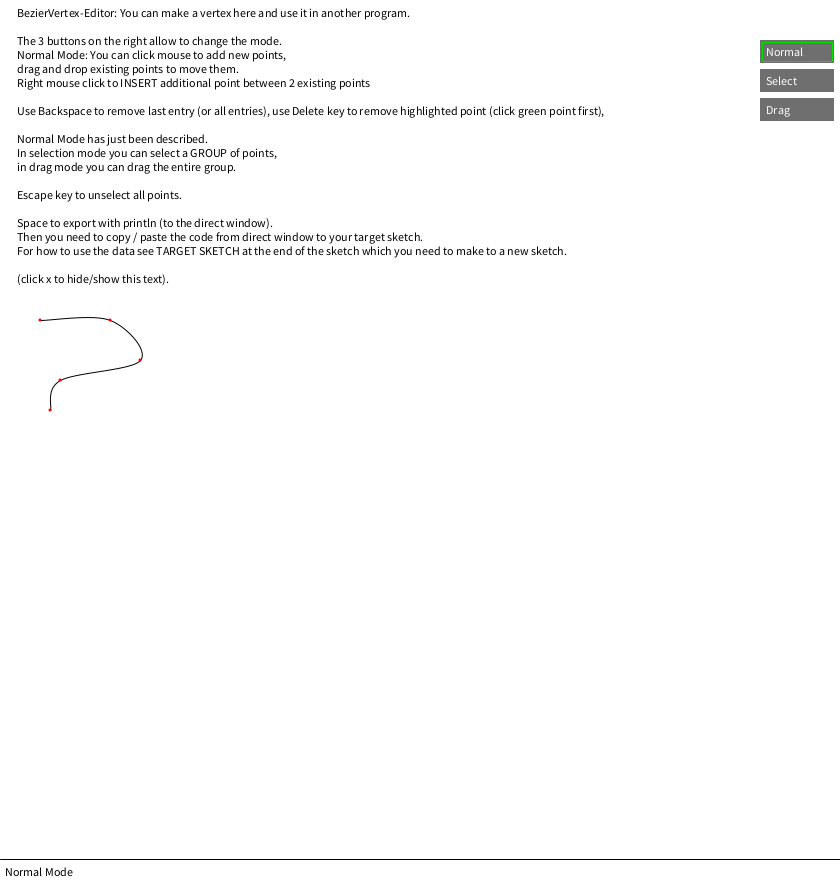
Frame 1 (no input)
Frame 60 (the mouse pressed at the canvas centre just before this capture): identical to frame 1, image omitted
Frame 120 (the mouse held since frame 60 and released just before this capture): identical to frame 1, image omitted

The Processing sketch that drew this single still picture (run headless with seeded random() and noise(); from frame 60 on, the mouse is pressed at the canvas centre):

// Processing sketch: bezier_editor
// ── bezier_editor.pde
// see https : // www.processing.org/tutorials/curves/
// see https : // forum.processing.org/two/discussion/26216/can-someone-help-me-to-draw-this#latest
// see https : // forum.processing.org/two/discussion/comment/123853/#Comment_123853
 
final String helpText = 
  "BezierVertex-Editor: You can make a vertex here and use it in another program.\n\nThe 3 buttons on the right allow to change the mode.\nNormal Mode: You can click mouse to add new points,\n"
  +"drag and drop existing points to move them.\nRight mouse click to INSERT additional point between 2 existing points\n\n"
  +"Use Backspace to remove last entry (or all entries), use Delete key to remove highlighted point (click green point first),\n"
  +"\nNormal Mode has just been described. \nIn selection mode you can select a GROUP of points, \nin drag mode you can drag the entire group.\n\nEscape key to unselect all points. "
  +"\n\nSpace to export with println (to the direct window). \nThen you need to copy / paste the code from direct window to your target sketch.\n"
  +"For how to use the data see TARGET SKETCH at the end of the sketch which you need to make to a new sketch.\n\n(click x to hide/show this text)."; 
 
ArrayList<PointMy> listPV = new ArrayList();
 
// drag and drop 
boolean hold=false; 
int holding_i=-1;
 
// help text on off 
boolean textHelpIsOn = true; 
 
// buttons
Button[] buttons;
 
String status="Normal Mode"; 
int mode=0;
 
PVector startPV=new PVector(0, 0); 
 
// -----------------------------------------------------
 
void setup() {
  size(840, 880);
  background(255);
 
  makeArrayList();   // just a test list, you can leave listPV as well empty
 
  makeButtons(); // buttons
}// func 
 
void draw() {
  background(255);
 
  switch(mode) {
  case 0:
    // standard mode 
    // drag and drop management 
    if (hold) {
      PointMy pm = listPV.get(holding_i);
      pm.p.x=mouseX;
      pm.p.y=mouseY;
    }
    break;
 
  case 1:
    // select mode
    if (hold) {
      // rect for show the rect 
      noFill();
      stroke(0); 
      rect(startPV.x, startPV.y, 
        mouseX-startPV.x, mouseY-startPV.y);
 
      // select points 
      for (int i = 0; i < listPV.size(); i++) {
        PointMy pm=listPV.get(i);
        if (pm.p.x>startPV.x&&
          pm.p.y>startPV.y&&
          pm.p.x<mouseX&&
          pm.p.y<mouseY) {
          pm.selected=true;
        }//if
        else {
          pm.selected=false;
        }//else
      }//for
    }//if
    break; 
 
  case 2: 
    // drag mode (for selection) 
    if (hold) {
      for (int i = 0; i < listPV.size(); i++) {
        PointMy pm=listPV.get(i);
        if (pm.selected) {
          pm.p.x+=mouseX-pmouseX;
          pm.p.y+=mouseY-pmouseY;
        }//if
      }//for
    }//if
    break;
 
  default:
    println("unknown mode in draw(): "+mode);
    exit(); 
    return;
  } // switch 
 
  // in ALL modes: 
 
  // show status
  fill(0);
  text(status, 5, height-4);
  stroke(0);
  line(0, height-21, 
    width, height-21);
 
  // show ArrayList
  showArrayList(); 
 
  // text help 
  if (textHelpIsOn) {
    fill(0) ;
    text(helpText, 17, 17);
  }
 
  // show Menu
  for (Button but : buttons) {
    but.update();
    but.display();
  }//for
  //
}// func draw() 
 
// -----------------------------------------------------
 
void showArrayList() {
 
  // show the curve 
  noFill();
  stroke(0);
  beginShape();
  int i=0;
  if (listPV.size()>0) {
    curveVertexPVector(listPV.get(i).p);
    for ( i = 0; i < listPV.size(); i++) {
      curveVertexPVector(listPV.get(i).p);
    }
    i=listPV.size()-1;
    curveVertexPVector(listPV.get(i).p);
  }
  endShape();
 
  //show the points (additionally)
  noStroke();
  float rad=3;
  for ( i = 0; i < listPV.size(); i++) {
    PointMy pm = listPV.get(i);
    PVector pv=pm.p;
    // if we are close to the mouse, color green, else red
    if (dist(mouseX, mouseY, pv.x, pv.y)<11||pm.selected) {
      // near to mouse 
      fill( 0, 255, 0); // green
      rad=7;
    } else {
      // normal 
      fill(255, 0, 0);  // red
      rad=3;
    }
    ellipse(pv.x, pv.y, 
      rad, rad);
  }//for
}//func
 
// ----------------------------------------------------------
// Tools 
 
void makeArrayList() {
 
  // init
 
  int[] coords = {
    // alternating x and y value (which belong together: 0 and 1 is a pair, 2 and 3 is a pair....)
    40, 190, 
    110, 190, 
    140, 230, 
    60, 250, 
    50, 280
  };
 
  // read coords[]
  for (int i = 0; i < coords.length; i += 2) {
    listPV.add (  new PointMy ( new PVector(coords[i], coords[i + 1]+130), false ));
  }
}//func 
 
void curveVertexPVector(PVector pv) {
  // like curveVertex but gets a PVector as input  
  // (just an easy way to use vectors for curveVertex)
  curveVertex(pv.x, pv.y);
}
 
void makeButtons() {
  buttons = new Button[3];
  String[] buttonTexts={ "Normal", "Select", "Drag"   };
  if (buttons.length!=buttonTexts.length) {
    println("Arrays do not have the same length in setup()");
    exit();
    return;
  }
  int unit=29;
  for (int i = 0; i < buttons.length; i++) {
    Button newButton = new Button(
      buttonTexts[i], 
      width-80, i*unit+40, 
      74, unit-6, 
      i);
    buttons[i] = newButton;
  }
}
 
// ----------------------------------------------------------
 
void keyPressed() {
 
  if (key==BACKSPACE) {
    if (listPV.size()>0)
      listPV.remove(listPV.size()-1);
  }
  // ----------------
  else if (key==' ') {
    // SPACE BAR
    String xval="float[] xValues = { ", 
      yval="float[] yValues = { ";
    for (int i = 0; i < listPV.size(); i++) {
      PVector pv=listPV.get(i).p;
      xval += str(pv.x)+",";
      yval += str(pv.y)+",";
    }//for
    println (xval+" };"); 
    println (yval+" };");
    println ("remove last comma");
  }// else if SPACE BAR
  //------------------------
  else if (key=='x') {
    textHelpIsOn = !textHelpIsOn;
  }//else if
  //----------------------------
  else if (key==DELETE) {
    for (int i = 0; i < listPV.size(); i++) {
      PointMy pm=listPV.get(i);
      if (dist(mouseX, mouseY, pm.p.x, pm.p.y)<11) {
        listPV.remove(i);
        return;
      }//if
    }//for
  }//else if
  //----------------------------
  else if (key==ESC) {
    key=0; // kill ESC
    for (int i = 0; i < listPV.size(); i++) {
      PointMy pm=listPV.get(i);
      pm.selected=false;
    }
  }
  //----------------------------
}//func 
 
void mousePressed() {
 
  // this applies in all modes !!! 
  if (mouseButton==LEFT) {
    // right screen border?
    if (mouseX>buttons[0].x) {
      if ( checkMouseOnMenu()) 
        return;
    }
  }
 
  switch(mode) {
 
  case 0:
    //  standard mode
    mousePressedForModeNormal();
    break;
 
  case 1:
    // Select 
    hold=true;
    startPV=new PVector (mouseX, mouseY); 
    break; 
 
  case 2: 
    // Drag selection
    hold=true;
    break;
 
  default:
    println("unknown mode in mousePressed: "+mode);
    exit(); 
    return;
  } // switch
}
 
void mousePressedForModeNormal() {
 
  if (mouseButton==LEFT) {
 
    // apply drag and drop
    for (int i = 0; i < listPV.size(); i++) {
      PVector pv=listPV.get(i).p;
      if (dist(mouseX, mouseY, pv.x, pv.y)<11) {
        hold=true; 
        holding_i=i;
        return;
      }
    }
 
    // no drag and drop, add point   
    listPV.add(new PointMy(new PVector(mouseX, mouseY), false));
  }//if
 
  // ---------------------------------------
 
  else if (mouseButton==RIGHT) {
 
    int result=-1; 
 
    float minDist = 10000; 
 
    println("here 4");
 
    // search pos
    for (int i = 0; i < listPV.size()-1; i++) {
      PVector pv1=listPV.get(i).p;
      PVector pv2=listPV.get(i+1).p;
 
      float dist= dist(mouseX, mouseY, (pv1.x+pv2.x)/2, (pv1.y+pv2.y)/2);
 
      if (dist<minDist&&dist<110) {
        result=i+1;
        minDist=dist;
      }//if
    }//for 
 
    // found something
    if (result>-1) {
      // no drag and drop, add point   
      listPV.add(result, new PointMy(new PVector(mouseX, mouseY), false));
    }
    //
  }//else if
}//func 
 
void mouseReleased() {
  // end drag and drop
  hold=false;
}
 
// -----------------------------
 
boolean checkMouseOnMenu() {
  for (Button but : buttons) {
    but.press();
    if (but.pressed) {
      println(but.index);
      doCommand(but.index);
      return true; // Other buttons won't be pressed, just stop
    }
  }//for
  return false;
}
 
 
void doCommand(int cmd) {
  switch(cmd) {
  case 0:
    status="Normal Mode";
    mode=0;
    break; 
 
  case 1:
    status="Mode to select points (drag and drop mouse over the points)";
    mode=1;
    break; 
 
  case 2:
    status="Drag Mode (drag the group of points previously selected)";
    mode = 2; 
    break; 
 
  default:
    status="Error";
    mode=-1; // unknown
    println ("Error in doCommand: "+cmd); 
    exit();
    return;
  }//switch
}//func 
 
//============================================================================
 
class Button {
 
  String btnText; 
 
  int x, y; // The x- and y-coordinates
  int sizeWidth, sizeHeight; // Dimension (width and height)
 
  //color baseGray; // Default gray value
  //color overGray; // Value when mouse is over the button
  //color pressGray; // Value when mouse is over and pressed
 
  boolean over = false; // True when the mouse is over
  boolean pressed = false; // True when the mouse is over and pressed
 
  int index;
 
  // constructor 
  Button(String text_, 
    int xp_, int yp_, 
    int sizeWidth_, int sizeHeight_, 
    int index_) {
 
    btnText=text_;
 
    x = xp_;
    y = yp_;
 
    sizeWidth = sizeWidth_;
    sizeHeight = sizeHeight_; 
 
    //baseGray = b_;
    //overGray = o_;
    //pressGray = p_;
 
    index=index_;
  } // constructor 
 
  // Updates the over field every frame
  void update() {
    if ((mouseX >= x) && (mouseX <= x + sizeWidth) &&
      (mouseY >= y) && (mouseY <= y + sizeHeight)) {
      over = true;
    } else {
      over = false;
    }
  }
 
  boolean press() {
    if (over) {
      pressed = true;
      return true;
    } else {
      pressed = false; 
      return false;
    }
  }
 
  void release() {
    pressed = false; // Set to false when the mouse is released
  }
 
  void display() {
 
    //if (pressed) {
    //  fill(pressGray);
    //} else if (over) {
    //  fill(overGray);
    //} else {
    //  fill(baseGray);
    //}
 
    // noFill(); 
    fill(111);
    noStroke(); 
    rect(x, y, 
      sizeWidth, sizeHeight);
 
    noFill(); 
    noStroke(); 
    if (mode==index)
      stroke(0, 225, 0);
    // else stroke(0);
    float dist = 2; 
    rect(x+dist, y+dist, 
      sizeWidth-dist-dist, sizeHeight-dist-dist);
 
    fill(255);  // green
    //  textAlign(CENTER); 
    // text(but.index, but.x+but.sizeWidth/2, 40);
    text(btnText, x+6, y+16);
    textAlign(LEFT);
  }
}//class
 
//============================================================================
 
class PointMy {
  PVector p;
  boolean selected=false;
 
  PointMy( PVector p_, boolean selected_) {
    p=p_.copy();
    selected=selected_;
  }//constr
}//class
 
// ##############################################################
//---------------------------------------------------------------
 
// TARGET SKETCH 
//
//ArrayList<PVector> listPV = new ArrayList();
 
//// YOUR DATA !!!!!!!!!!!!!!!!!!!!!!!!!!!!!!!!!!!!!!!!!!!!!!!!!!!!!
//float[] xValues = { 40.0, 110.0, 140.0, 60.0, 50.0, 231.0 };
//float[] yValues = { 90.0, 90.0, 130.0, 150.0, 180.0, 267.0 };
//// !!!!!!!!!!!!!!!!!!!!!!!!!!!!!!!!!!!!!!!!!!!!!!!!!!!!!!!!!!!!!!!
 
//void setup() {
//  size(840, 880);
//  background(255);
 
//  // read coords[]
//  for (int i = 0; i < xValues.length; i += 1) {
//    listPV.add ( new PVector(xValues[i], yValues[i]));
//  }
//}
 
//// ---------------------------------------------------------------------
 
//void draw() {
//  // show the curve 
//  noFill();
//  stroke(0);
//  beginShape();
//  int i=0;
//  if (listPV.size()>0) {
//    curveVertexPVector(listPV.get(i));
//    for ( i = 0; i < listPV.size(); i++) {
//      curveVertexPVector(listPV.get(i));
//    }
//    i=listPV.size()-1;
//    curveVertexPVector(listPV.get(i));
//  }
//  endShape();
//}
 
//void curveVertexPVector(PVector pv) {
//  // like curveVertex but gets a PVector as input  
//  // (just an easy way to use vectors for curveVertex)
//  curveVertex(pv.x, pv.y);
//}
////
